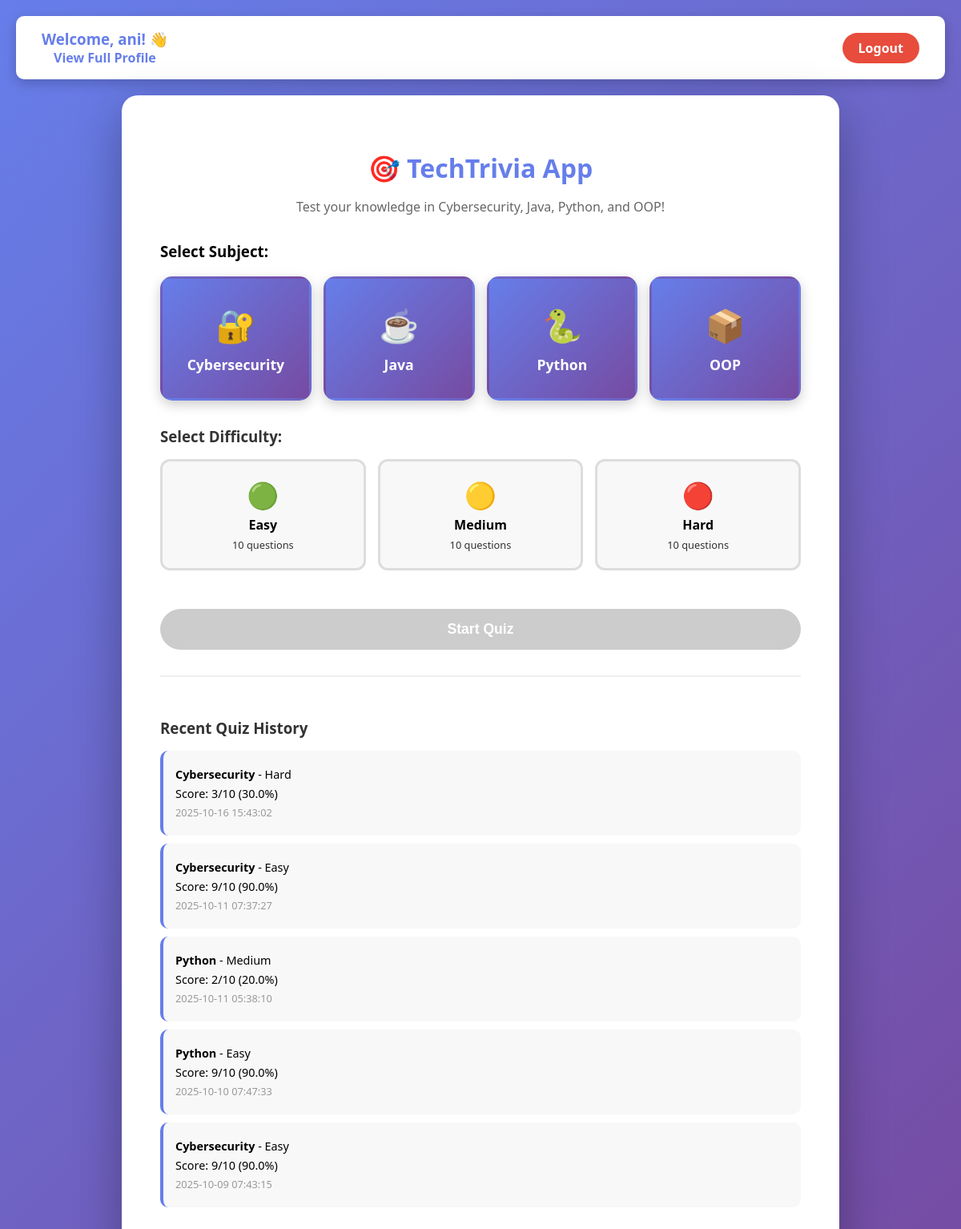
Page /home (signed in) on the committed database.
### tables this page shows
CREATE TABLE quiz_history (
                id INTEGER PRIMARY KEY AUTOINCREMENT,
                user_id INTEGER NOT NULL,
                subject TEXT NOT NULL,
                difficulty TEXT NOT NULL,
                score INTEGER NOT NULL,
                total_questions INTEGER NOT NULL,
                percentage REAL NOT NULL,
                completed_at TIMESTAMP DEFAULT CURRENT_TIMESTAMP,
                FOREIGN KEY(user_id) REFERENCES users(id)
            );

### app.py (the view)
@app.route('/home')
def home():
    if 'user_id' not in session:
        return redirect(url_for('login'))
    history = query_db('''
        SELECT subject, difficulty, score, total_questions, percentage, completed_at
        FROM quiz_history
        WHERE user_id = ?
        ORDER BY completed_at DESC
        LIMIT 5
    ''', [session['user_id']])
    return render_template('home.html', username=session['username'], history=history)

### app.py (called while the page is built)
def get_db():
    db = getattr(g, '_database', None)
    if db is None:
        db = g._database = sqlite3.connect(DATABASE)
        db.row_factory = sqlite3.Row
    return db

@app.teardown_appcontext
def close_connection(exception):
    db = getattr(g, '_database', None)
    if db is not None:
        db.close()

def query_db(query, args=(), one=False, commit=False):
    cur = get_db().execute(query, args)
    if commit:
        get_db().commit()
    rv = cur.fetchall()
    cur.close()
    return (rv[0] if rv else None) if one else rv

### templates/home.html (shortened to what this page needs)
<!DOCTYPE html>
<html lang="en">
  <head>
  </head>
  <body>
    <div class="header">
      <div>
        <h3>Welcome, {{ username }}! 👋</h3>
        <a href="{{ url_for('profile') }}" class="profile-link"
          >View Full Profile</a
        >
      </div>
      <a href="{{ url_for('logout') }}" class="logout-btn">Logout</a>
    </div>
    <div class="container">
      <h1>🎯 TechTrivia App</h1>
      <p class="subtitle">
        Test your knowledge in Cybersecurity, Java, Python, and OOP!
      </p>
      <form method="POST" action="/start_quiz" id="quizForm">
        <h3>Select Subject:</h3>
        <div class="subject-grid">
          <div class="subject-box" data-subject="Cybersecurity">
            <div class="subject-icon">🔐</div>
            <div class="subject-name">Cybersecurity</div>
          </div>
          <div class="subject-box" data-subject="Java">
            <div class="subject-icon">☕</div>
            <div class="subject-name">Java</div>
          </div>
          <div class="subject-box" data-subject="Python">
            <div class="subject-icon">🐍</div>
            <div class="subject-name">Python</div>
          </div>
          <div class="subject-box" data-subject="OOP">
            <div class="subject-icon">📦</div>
            <div class="subject-name">OOP</div>
          </div>
        </div>
        <div class="difficulty-section">
          <h3>Select Difficulty:</h3>
          <div class="difficulty-grid">
            <div class="difficulty-box" data-difficulty="Easy">
              <div class="difficulty-icon">🟢</div>
              <div class="difficulty-name">Easy</div>
              <div class="difficulty-desc">10 questions</div>
            </div>
            <div class="difficulty-box" data-difficulty="Medium">
              <div class="difficulty-icon">🟡</div>
              <div class="difficulty-name">Medium</div>
              <div class="difficulty-desc">10 questions</div>
            </div>
            <div class="difficulty-box" data-difficulty="Hard">
              <div class="difficulty-icon">🔴</div>
              <div class="difficulty-name">Hard</div>
              <div class="difficulty-desc">10 questions</div>
            </div>
          </div>
        </div>
        <button type="submit" id="startBtn" disabled>Start Quiz</button>
      </form>
      {% if history %}
      <div class="history">
        <h3>Recent Quiz History</h3>
        {% for item in history %}
        <div class="history-item">
          <p>
            <strong>{{ item['subject'] }}</strong> - {{ item['difficulty'] }}
          </p>
          <p>
            Score: {{ item['score'] }}/{{ item['total_questions'] }} ({{
            item['percentage']|round(1) }}%)
          </p>
          <p style="color: #999; font-size: 0.8rem">
            {{ item['completed_at'] }}
          </p>
        </div>
        {% endfor %}
      </div>
      {% endif %}
    </div>
  </body>
</html>

### templates/home.html (style rules this page uses)
body { background: linear-gradient(135deg, #667eea 0%, #764ba2 100%); font-family: "Segoe UI", Tahoma, Geneva, Verdana, sans-serif; margin: 0; padding: 20px; }
.header { background: white; padding: 1rem 2rem; border-radius: 10px; margin-bottom: 20px; display: flex; justify-content: space-between; align-items: center; box-shadow: 0 5px 15px rgba(0, 0, 0, 0.2); }
.header h3 { margin: 0; color: #667eea; }
.logout-btn { background: #e74c3c; color: white; padding: 8px 20px; border: none; border-radius: 20px; cursor: pointer; text-decoration: none; font-weight: bold; }
.container { background: white; padding: 3rem; border-radius: 20px; box-shadow: 0 20px 60px rgba(0, 0, 0, 0.3); max-width: 800px; margin: 0 auto; }
h1 { color: #667eea; text-align: center; margin-bottom: 1rem; }
.subtitle { text-align: center; color: #666; margin-bottom: 2rem; }
.subject-grid { display: grid; grid-template-columns: repeat(auto-fit, minmax(180px, 1fr)); gap: 15px; margin-bottom: 2rem; }
.subject-box { background: linear-gradient(135deg, #667eea 0%, #764ba2 100%); color: white; padding: 30px 20px; border-radius: 15px; text-align: center; cursor: pointer; transition: 0.3s; border: 3px solid transparent; box-shadow: 0 5px 15px rgba(0, 0, 0, 0.2); }
.subject-icon { font-size: 2.5rem; margin-bottom: 10px; }
.subject-name { font-weight: bold; font-size: 1.1rem; }
.difficulty-section { margin: 2rem 0; }
.difficulty-section h3 { color: #333; margin-bottom: 1rem; }
.difficulty-grid { display: grid; grid-template-columns: repeat(auto-fit, minmax(150px, 1fr)); gap: 15px; }
.difficulty-box { background: #f8f8f8; padding: 20px; border-radius: 12px; text-align: center; cursor: pointer; border: 3px solid #ddd; transition: 0.3s; }
.difficulty-icon { font-size: 2rem; margin-bottom: 5px; }
.difficulty-name { font-weight: bold; font-size: 1rem; margin-bottom: 5px; }
.difficulty-desc { font-size: 0.8rem; opacity: 0.8; }
button { background: #667eea; color: white; padding: 15px 50px; border: none; border-radius: 30px; font-size: 1.1rem; cursor: pointer; font-weight: bold; width: 100%; transition: 0.3s; margin-top: 1rem; }
button:disabled { background: #ccc; cursor: not-allowed; transform: none; }
.history { margin-top: 2rem; padding-top: 2rem; border-top: 2px solid #f0f0f0; }
.history h3 { color: #333; margin-bottom: 1rem; }
.history-item { background: #f8f8f8; padding: 15px; margin: 10px 0; border-radius: 10px; border-left: 4px solid #667eea; }
.history-item p { margin: 5px 0; font-size: 0.9rem; }
.profile-link { display: inline-block; margin-left: 15px; color: #667eea; text-decoration: none; font-weight: bold; }

### rows in the picture
quiz_history: subject "Cybersecurity", difficulty "Hard", score "3", total_questions "10", percentage "30.0", completed_at "2025-10-16 15:43:02"
quiz_history: subject "Cybersecurity", difficulty "Easy", score "9", total_questions "10", percentage "90.0", completed_at "2025-10-11 07:37:27"
quiz_history: subject "Python", difficulty "Medium", score "2", total_questions "10", percentage "20.0", completed_at "2025-10-11 05:38:10"
quiz_history: subject "Python", difficulty "Easy", score "9", total_questions "10", percentage "90.0", completed_at "2025-10-10 07:47:33"
quiz_history: subject "Cybersecurity", difficulty "Easy", score "9", total_questions "10", percentage "90.0", completed_at "2025-10-09 07:43:15"

### other values in the picture
{{ username }} "ani"
